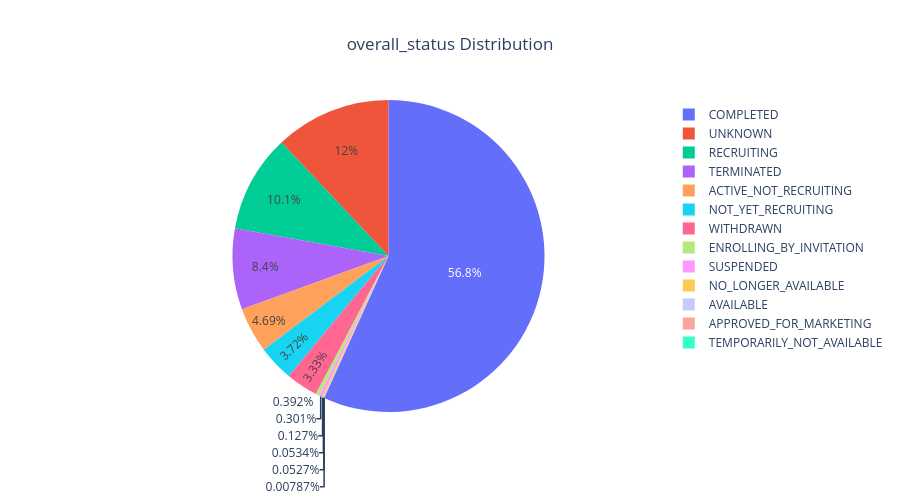

Source (notebook cell):
### Markdown cell above
## **Overall status of Drugs**

### Code cell
pie_chart(output,'overall_status')

### Figure 1 — Plotly figure (JSON) as saved in the notebook; plotly's stock layout.template omitted (floating-point values rounded to 4 significant figures)
{"data": [{"domain": {"x": [0, 1], "y": [0, 1]}, "hovertemplate": "overall_status: %{label}<br>Count: %{value}<br>Percentage: %{percent}<extra></extra>", "labels": ["COMPLETED", "UNKNOWN", "RECRUITING", "TERMINATED", "ACTIVE_NOT_RECRUITING", "NOT_YET_RECRUITING", "WITHDRAWN", "ENROLLING_BY_INVITATION", "SUSPENDED", "NO_LONGER_AVAILABLE", "AVAILABLE", "APPROVED_FOR_MARKETING", "TEMPORARILY_NOT_AVAILABLE"], "legendgroup": "", "name": "", "showlegend": true, "textinfo": "percent", "type": "pie", "values": [245385, 52088, 43696, 36308, 20285, 16062, 14413, 1693, 1303, 549, 231, 228, 34]}], "layout": {"height": 500, "legend": {"tracegroupgap": 0}, "title": {"text": "overall_status Distribution", "x": 0.5}}}
